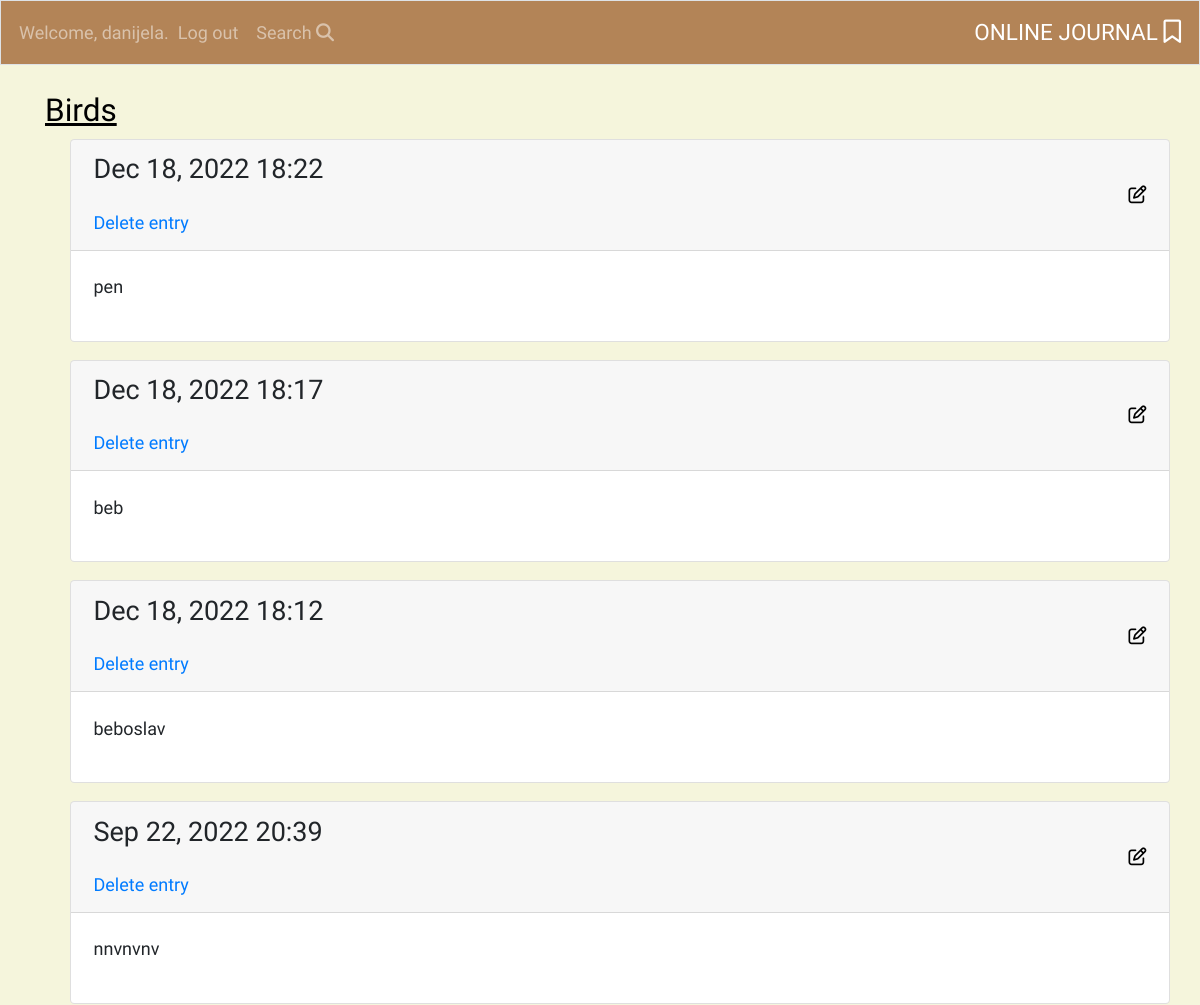
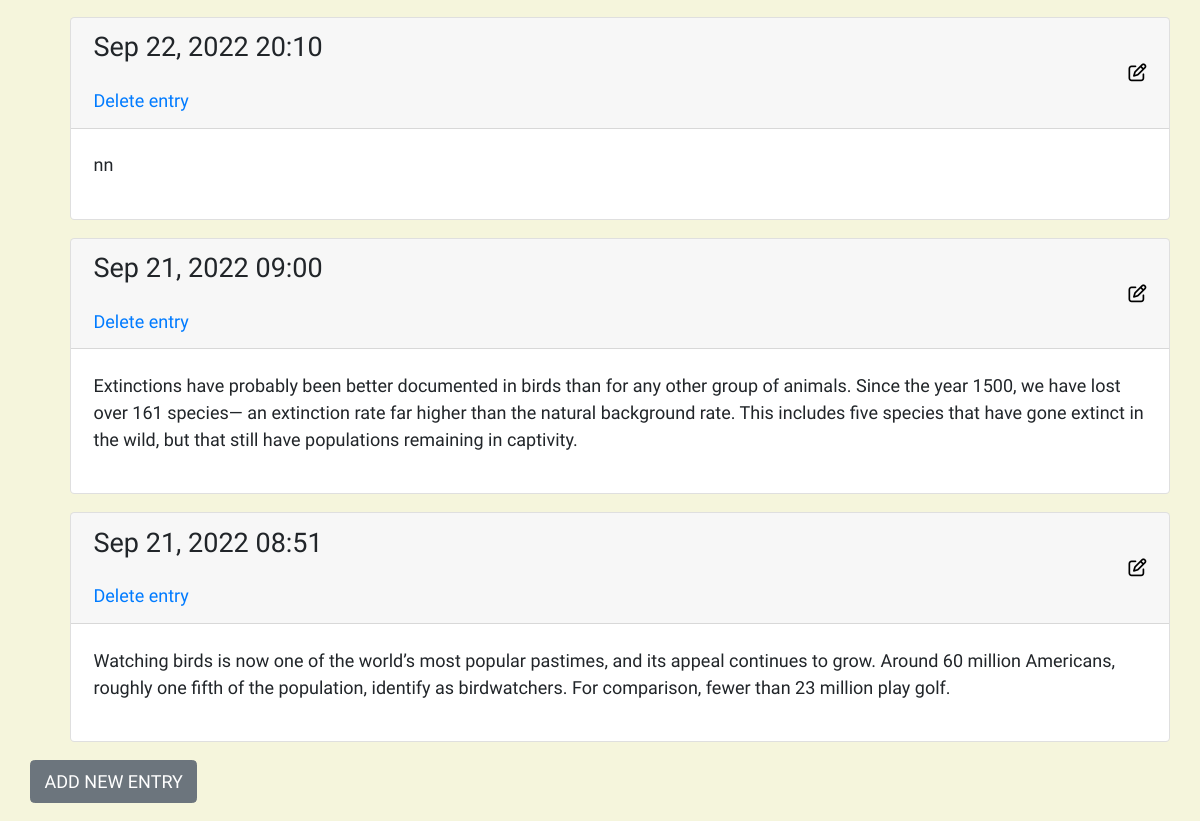
Page /topics/1 (signed in) on the earlier database version (2 pictures, top to bottom).
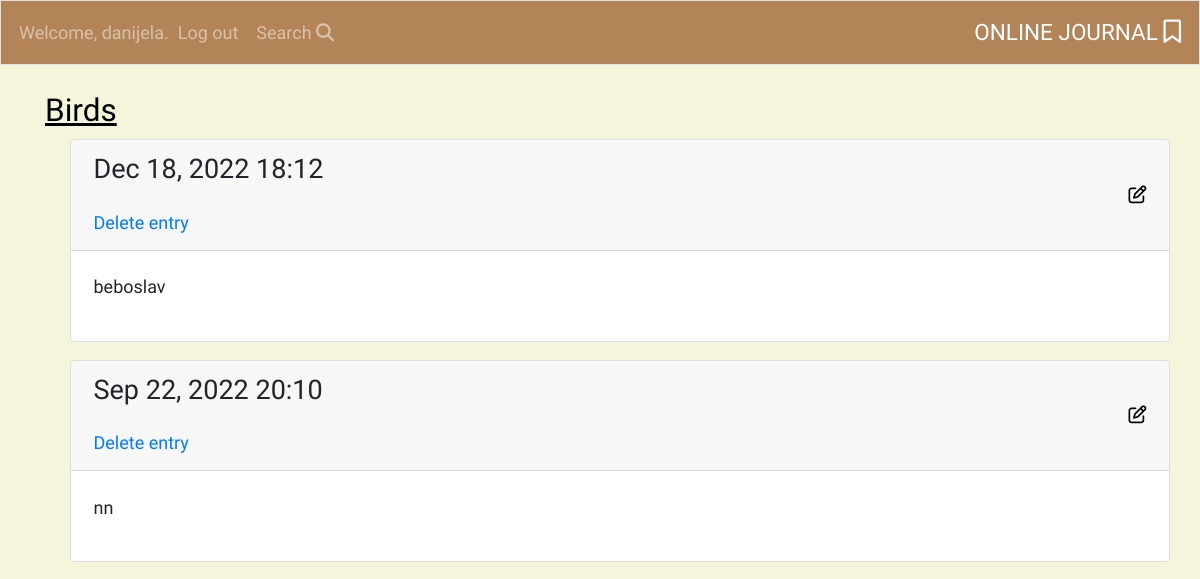
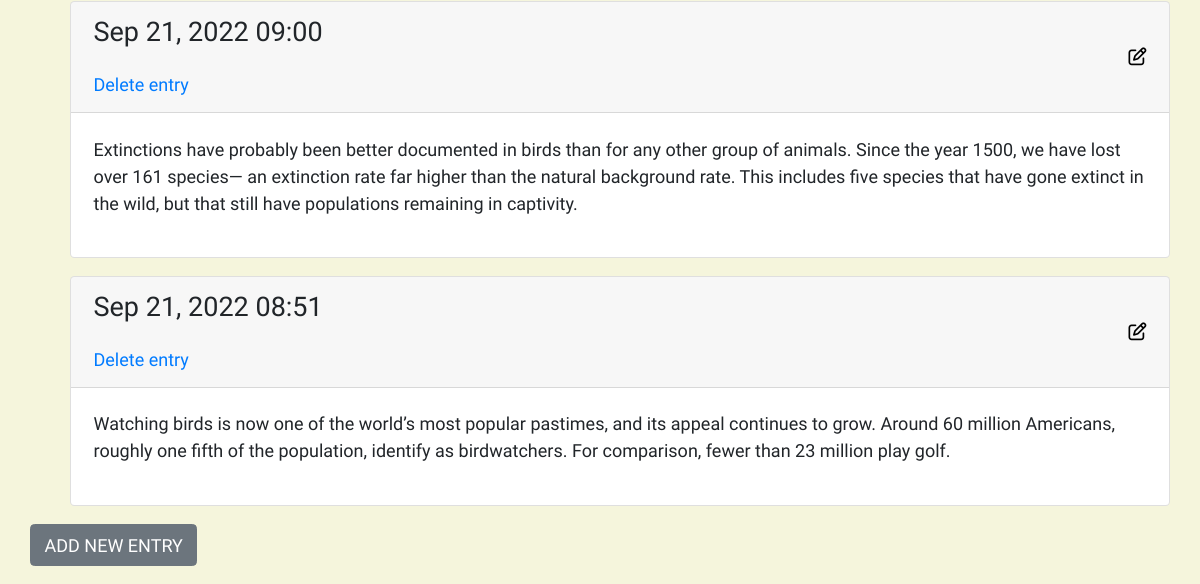
Same page on the later database version (2 pictures, top to bottom).
### learning_logs/models.py (models this page shows, shortened)
class Topic(models.Model):
    text = models.CharField(max_length=200)
    date_added = models.DateTimeField(auto_now_add=True)
    def __str__(self):
        return self.text

class Entry(models.Model):
    topic = models.ForeignKey(Topic, on_delete=models.CASCADE)
    text = models.TextField()
    date_added = models.DateTimeField(auto_now_add=True)

### learning_logs/views.py (the view)
# urls.py: path('topics/<int:topic_id>', views.topic, name='topic'),
@login_required
def topic(request, topic_id):
    topic = get_object_or_404(Topic, id=topic_id)
    entries = topic.entry_set.order_by('-date_added')
    context = {'topic': topic, 'entries': entries}
    return render(request, 'learning_logs/topic.html', context)

### learning_logs/templates/learning_logs/topic.html
{% extends 'learning_logs/base.html' %}
{% block page_header %}
<h3 class="topic-on-hand">{{ topic }}</h3>
{% endblock page_header %}
{% block content %}
<ul>
  {% for entry in entries %}
  <div class="card mb-3">
    <h4 class="card-header">
      {{ entry.date_added|date:'M d, Y H:i' }}
      <small><a href="{% url 'learning_logs:edit_entry' entry.id %}">
          <i class="fa-regular fa-pen-to-square edit"></i></a></small>
          <a href="{% url 'learning_logs:delete_entry' entry.id %}">Delete entry</a>
    </h4>
    <div class="card-body">
      {{ entry.text|linebreaks }}
    </div>
  </div>
  {% empty %}
  <p>There are currently no entries.</p>
  {% endfor %}
</ul>
<p>
  <a class="new-entry btn btn-secondary" href="{% url 'learning_logs:new_entry' topic.id %}" role="button">Add new
    entry</a>
</p>
{% endblock content %}

### learning_logs/templates/learning_logs/base.html (shortened to what this page needs)
<!DOCTYPE html>
{% load bootstrap4 %}
{% load static %}
<html lang="en">
<head>
  {% block css %}
  <link rel="stylesheet" href="https://cdn.jsdelivr.net/npm/bootstrap@4.6.2/dist/css/bootstrap.min.css"
>
  {% endblock %}
  <link rel="stylesheet" href='{% static "css/styles.css" %}' type="text/css" />
</head>
<body>
  <nav class="navbar navbar-expand-md mb-4 border navbar-dark">
    <div class="collapse navbar-collapse" id="navbarTogglerDemo01">
      <ul class="navbar-nav">
        {% if user.is_authenticated %}
        <li class="nav-item">
          <span class="navbar-text">Welcome, {{ user.username }}.</span>
        </li>
        <li class="nav-item">
          <a class="nav-link" href="{% url 'users:logout' %}">Log out</a>
        </li>
        {% else %}
        <li class="nav-item">
          <a class="nav-link" href="{% url 'users:login' %}">Log in</a></li>
        </li>
        <li class="nav-item">
          <a class="nav-link" href="{% url 'users:register' %}">Register</a>
        {% endif %}
      </ul>
      <ul class="navbar-nav">
        <li class="nav-item">
          <a class="nav-link" href="{% url 'learning_logs:topics'%}">
            Search <i class="fa-solid fa-magnifying-glass"></i></a></li>
      </ul>
    </div>
    <a class="navbar-brand mx-auto" href="{% url 'learning_logs:index'%}">
      Online Journal <i class="bookmark fa-regular fa-bookmark"></i></a>
  </nav>
  <main role="main" class="container">
    <div class="container-md">
      {% block page_header %} {% endblock page_header %}
    </div>
    <div>
      {% block content %} {% endblock content%}
    </div>
  </main>
</body>
</html>

### learning_logs/static/css/styles.css (style rules this page uses)
* { font-family: 'Sura', sans-serif; font-size: large; }
body { background-color: beige; }
.navbar { background-color:rgba(158, 94, 42, 0.747); }
.navbar-brand { color: rgb(255 255 255); text-transform: uppercase; }
.bookmark { font-size: 1.3rem; }
.nav-item, .nav-link { color: rgb(255 255 255); }
.new-entry { text-transform: uppercase; color: white; }
.edit { display: flex !important; flex-wrap: wrap; flex-direction: row; align-items: flex-start; justify-content: flex-end; color: black; }
.topic-on-hand { text-decoration: underline; color: black; }
main.container { padding: 0; }

Differences in the rows shown:
removed Entry: date_added "Dec 18, 2022 18:22", text "pen"
removed Entry: date_added "Dec 18, 2022 18:17", text "beb"
removed Entry: date_added "Sep 22, 2022 20:39", text "nnvnvnv"
